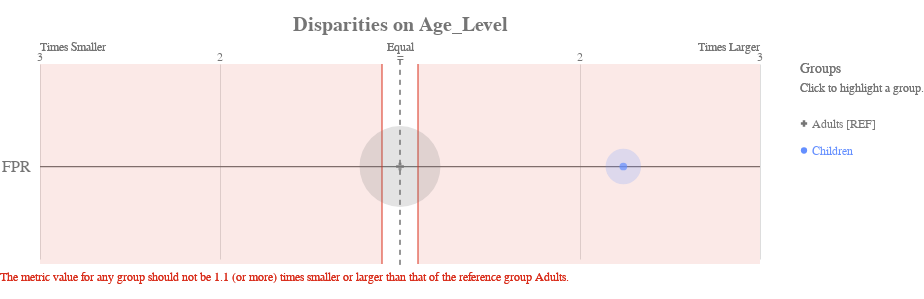

Notebook code for this chart:
### Code cell
df_fair['score'] = gb.predict(X_test)

# get_crosstabs returns a dataframe of the group counts and group value bias metrics.
xtab, _ = g.get_crosstabs(df_fair, attr_cols=attributes_to_audit)
bdf = b.get_disparity_predefined_groups(xtab, original_df=df_fair, ref_groups_dict=attributes_and_reference_groups)

ap.disparity(bdf, metrics, 'Age_Level', fairness_threshold = disparity_tolerance)

### Figure 1 — Vega-Lite specification as saved in the notebook (floating-point values rounded to 4 significant figures)
{"config": {"view": {"continuousWidth": 400, "continuousHeight": 300, "strokeWidth": 0}, "axisLeft": {"labelColor": "rgb(117,117,117)", "labelFont": "Arial", "labelFontSize": 16}, "title": {"align": "center", "baseline": "middle", "color": "rgb(117,117,117)", "font": "Arial", "fontSize": 20, "fontWeight": "bold"}}, "layer": [{"data": {"name": "data-38121450c6697f570e9bf3f18efe866c"}, "mark": {"type": "rule", "stroke": "rgb(117,117,117)", "strokeWidth": 1.25, "tooltip": ""}, "encoding": {"x": {"type": "quantitative", "field": "x", "scale": {"domain": [-2, 2], "range": [40.0, 760.0]}}, "x2": {"field": "x2"}, "y": {"type": "nominal", "axis": {"domain": false, "labelAngle": 0, "labelPadding": -30, "orient": "left", "ticks": false, "title": ""}, "field": "metric", "scale": {"domain": ["FPR"], "range": [30, 225.0]}}}}, {"data": {"name": "data-79dd248bdaa0ea02c535240e8ad022c8"}, "mark": {"type": "rule", "stroke": "rgb(117,117,117)", "strokeDash": [5, 5], "strokeWidth": 1}, "encoding": {"tooltip": {"value": "Adults [REF]"}, "x": {"value": 400.0}, "y": {"value": 20.83}, "y2": {"value": 229.2}}}, {"data": {"name": "data-c233327f4cd9b4c2df31bf8015c83e4a"}, "mark": {"type": "text", "align": "center", "color": "rgb(117,117,117)", "font": "Arial", "fontSize": 12, "fontWeight": "normal", "tooltip": ""}, "encoding": {"text": {"type": "nominal", "field": "label"}, "x": {"type": "quantitative", "field": "value", "scale": {"domain": [-2, 2], "range": [40.0, 760.0]}}, "y": {"value": 17.5}}}, {"layer": [{"mark": {"type": "text", "align": "left", "fill": "rgb(117,117,117)", "font": "Arial", "fontSize": 12, "fontWeight": "normal", "tooltip": ""}, "encoding": {"text": {"value": "Times Smaller"}, "x": {"value": 40.0}, "y": {"value": 7.5}}}, {"mark": {"type": "text", "align": "right", "fill": "rgb(117,117,117)", "font": "Arial", "fontSize": 12, "fontWeight": "normal", "tooltip": ""}, "encoding": {"text": {"value": "Times Larger"}, "x": {"value": 760.0}, "y": {"value": 7.5}}}, {"mark": {"type": "text", "align": "center", "fill": "rgb(117,117,117)", "font": "Arial", "fontSize": 12, "fontWeight": "normal", "tooltip": ""}, "encoding": {"text": {"value": "Equal"}, "x": {"value": 400.0}, "y": {"value": 7.5}}}], "data": {"name": "data-79dd248bdaa0ea02c535240e8ad022c8"}}, {"layer": [{"mark": {"type": "rule", "opacity": 0.8, "stroke": "rgb(217, 46, 28)", "strokeWidth": 1.25, "tooltip": ""}, "encoding": {"x": {"type": "quantitative", "field": "min", "scale": {"domain": [-2, 2], "range": [40.0, 760.0]}}, "y": {"value": 25.0}, "y2": {"value": 225.0}}}, {"mark": {"type": "rule", "opacity": 0.8, "stroke": "rgb(217, 46, 28)", "strokeWidth": 1.25, "tooltip": ""}, "encoding": {"x": {"type": "quantitative", "field": "max", "scale": {"domain": [-2, 2], "range": [40.0, 760.0]}}, "y": {"value": 25.0}, "y2": {"value": 225.0}}}, {"layer": [{"mark": {"type": "rect", "fill": "rgb(217, 46, 28)", "opacity": 0.1, "tooltip": ""}, "encoding": {"x": {"type": "quantitative", "field": "min", "scale": {"domain": [-2, 2], "range": [40.0, 760.0]}}, "x2": {"field": "lower_end"}, "y": {"value": 25.0}, "y2": {"value": 225.0}}}, {"mark": {"type": "rect", "fill": "rgb(217, 46, 28)", "opacity": 0.1, "tooltip": ""}, "encoding": {"x": {"type": "quantitative", "field": "max", "scale": {"domain": [-2, 2], "range": [40.0, 760.0]}}, "x2": {"field": "upper_end"}, "y": {"value": 25.0}, "y2": {"value": 225.0}}}]}, {"data": {"name": "data-79dd248bdaa0ea02c535240e8ad022c8"}, "mark": {"type": "text", "align": "left", "baseline": "top", "fill": "rgb(217, 46, 28)", "font": "Arial", "fontSize": 12, "fontWeight": "normal", "tooltip": ""}, "encoding": {"text": {"value": "The metric value for any group should not be 1.1 (or more) times smaller or larger than that of the reference group Adults."}, "x": {"value": 0}, "y": {"value": 233.3}}}], "data": {"name": "data-c5998ade5caa41beab95346bdb5ba577"}}, {"layer": [{"mark": "circle"}, {"data": {"name": "data-e431c55e6c3e08b6cfd69a413db35a12"}, "mark": {"type": "circle", "opacity": 0.2}, "encoding": {"color": {"condition": {"type": "nominal", "field": "attribute_value", "legend": null, "scale": {"domain": ["Adults", "Children"], "range": ["rgb(117,117,117)", "rgb(100, 143, 255)", "rgb(254, 97, 0)", "rgb(220, 38, 127)", "rgb(255, 176, 0)", "rgb(120, 94, 240)"]}, "selection": "selector017"}, "value": "rgb(224,224,224)"}, "size": {"type": "quantitative", "field": "group_size", "legend": null, "scale": {"domain": [0, 224.4], "range": [0, 7854.0]}}, "tooltip": [{"type": "nominal", "field": "attribute_value", "title": "Group"}, {"type": "nominal", "field": "tooltip_group_size", "title": "Group Size"}, {"type": "nominal", "field": "tooltip_disparity_explanation_fpr", "title": "Disparity"}, {"type": "quantitative", "field": "fpr", "format": ".2f", "title": "FPR"}], "x": {"type": "quantitative", "axis": {"domain": false, "labels": false, "ticks": false, "title": null, "values": [1, 2, -2, -1]}, "field": "fpr_disparity_scaled", "scale": {"domain": [-2, 2], "range": [40.0, 760.0]}}, "y": {"type": "nominal", "axis": {"domain": false, "grid": false, "labels": false, "ticks": false, "title": " "}, "field": "metric_variable", "scale": {"domain": ["FPR"], "range": [30, 225.0]}}}, "selection": {"selector019": {"type": "multi", "empty": "all", "fields": ["attribute_value"]}}, "transform": [{"calculate": "'FPR'", "as": "metric_variable"}]}, {"layer": [{"mark": "point"}, {"data": {"name": "data-e431c55e6c3e08b6cfd69a413db35a12"}, "mark": {"type": "point", "filled": true, "size": 60}, "encoding": {"color": {"condition": {"type": "nominal", "field": "attribute_value", "legend": null, "scale": {"domain": ["Adults", "Children"], "range": ["rgb(117,117,117)", "rgb(100, 143, 255)", "rgb(254, 97, 0)", "rgb(220, 38, 127)", "rgb(255, 176, 0)", "rgb(120, 94, 240)"]}, "selection": "selector017"}, "value": "rgb(224,224,224)"}, "shape": {"type": "nominal", "field": "attribute_value", "legend": null, "scale": {"domain": ["Adults", "Children"], "range": ["cross", "circle"]}}, "tooltip": [{"type": "nominal", "field": "attribute_value", "title": "Group"}, {"type": "nominal", "field": "tooltip_group_size", "title": "Group Size"}, {"type": "nominal", "field": "tooltip_disparity_explanation_fpr", "title": "Disparity"}, {"type": "quantitative", "field": "fpr", "format": ".2f", "title": "FPR"}], "x": {"type": "quantitative", "axis": {"domain": false, "labels": false, "ticks": false, "title": null, "values": [1, 2, -2, -1]}, "field": "fpr_disparity_scaled", "scale": {"domain": [-2, 2], "range": [40.0, 760.0]}}, "y": {"type": "nominal", "axis": {"domain": false, "grid": false, "labels": false, "ticks": false, "title": " "}, "field": "metric_variable", "scale": {"domain": ["FPR"], "range": [30, 225.0]}}}, "selection": {"selector018": {"type": "multi", "empty": "all", "fields": ["attribute_value"]}}, "transform": [{"calculate": "'FPR'", "as": "metric_variable"}]}]}]}, {"layer": [{"mark": {"type": "point", "filled": true, "opacity": 1, "size": 39.48}, "encoding": {"color": {"condition": {"type": "nominal", "field": "attribute_value", "legend": null, "scale": {"domain": ["Adults", "Children"], "range": ["rgb(117,117,117)", "rgb(100, 143, 255)", "rgb(254, 97, 0)", "rgb(220, 38, 127)", "rgb(255, 176, 0)", "rgb(120, 94, 240)"]}, "selection": "selector017"}, "value": "rgb(224,224,224)"}, "shape": {"type": "nominal", "field": "attribute_value", "legend": null, "scale": {"domain": ["Adults", "Children"], "range": ["cross", "circle"]}}, "x": {"value": 804}, "y": {"type": "nominal", "axis": {"domain": false, "grid": false, "labels": false, "ticks": false, "title": " "}, "field": "attribute_value", "scale": {"domain": ["Adults", "Children"], "range": [71, 125]}}}, "selection": {"selector017": {"type": "multi", "empty": "all", "fields": ["attribute_value"]}}}, {"mark": {"type": "text", "align": "left", "baseline": "middle", "font": "Arial", "fontSize": 12, "fontWeight": "normal"}, "encoding": {"color": {"condition": {"type": "nominal", "field": "attribute_value", "legend": null, "scale": {"domain": ["Adults", "Children"], "range": ["rgb(117,117,117)", "rgb(100, 143, 255)", "rgb(254, 97, 0)", "rgb(220, 38, 127)", "rgb(255, 176, 0)", "rgb(120, 94, 240)"]}, "selection": "selector017"}, "value": "rgb(224,224,224)"}, "text": {"type": "nominal", "field": "label"}, "x": {"value": 812}, "y": {"type": "nominal", "axis": {"domain": false, "grid": false, "labels": false, "ticks": false, "title": " "}, "field": "attribute_value", "scale": {"domain": ["Adults", "Children"], "range": [71, 125]}}}, "selection": {"selector020": {"type": "multi", "empty": "all", "fields": ["attribute_value"]}}}, {"data": {"name": "data-79dd248bdaa0ea02c535240e8ad022c8"}, "mark": {"type": "text", "align": "left", "baseline": "middle", "color": "rgb(117,117,117)", "font": "Arial", "fontSize": 12, "fontWeight": "normal"}, "encoding": {"text": {"value": "Click to highlight a group."}, "x": {"value": 800}, "y": {"value": 49}}}, {"data": {"name": "data-79dd248bdaa0ea02c535240e8ad022c8"}, "mark": {"type": "text", "align": "left", "baseline": "middle", "color": "rgb(117,117,117)", "font": "Arial", "fontSize": 14, "fontWeight": "normal"}, "encoding": {"text": {"value": "Groups"}, "x": {"value": 800}, "y": {"value": 30}}}], "data": {"name": "data-5633874912c6de05621e650b4de11111"}}], "height": 250, "padding": {"top": 15, "bottom": 10}, "resolve": {"scale": {"size": "independent", "y": "independent"}}, "title": "Disparities on Age_Level", "width": 800, "$schema": "https://vega.github.io/schema/vega-lite/v4.8.1.json", "datasets": {"data-38121450c6697f570e9bf3f18efe866c": [{"metric": "FPR", "x": -2, "x2": 2}], "data-79dd248bdaa0ea02c535240e8ad022c8": [{"a": 1, "b": 0}, {"a": 1, "b": 0}], "data-c233327f4cd9b4c2df31bf8015c83e4a": [{"value": 1, "label": 2}, {"value": 2, "label": 3}, {"value": -2, "label": 3}, {"value": -1, "label": 2}, {"value": 0, "label": "="}], "data-c5998ade5caa41beab95346bdb5ba577": [{"min": -0.1, "max": 0.1, "lower_end": -2, "upper_end": 2}], "data-e431c55e6c3e08b6cfd69a413db35a12": [{"attribute_name": "Age_Level", "attribute_value": "Adults", "group_size": 187, "total_entities": 223, "fpr": 0.07438, "fpr_disparity": 1.0, "fpr_disparity_scaled": 0.0, "tooltip_group_size": "187 (83.86%)", "tooltip_disparity_explanation_fpr": "Reference group"}, {"attribute_name": "Age_Level", "attribute_value": "Children", "group_size": 36, "total_entities": 223, "fpr": 0.1667, "fpr_disparity": 2.241, "fpr_disparity_scaled": 1.241, "tooltip_group_size": "36 (16.14%)", "tooltip_disparity_explanation_fpr": "2.24 times larger FPR than the reference group"}], "data-5633874912c6de05621e650b4de11111": [{"attribute_value": "Adults", "label": "Adults [REF]"}, {"attribute_value": "Children", "label": "Children"}]}}
